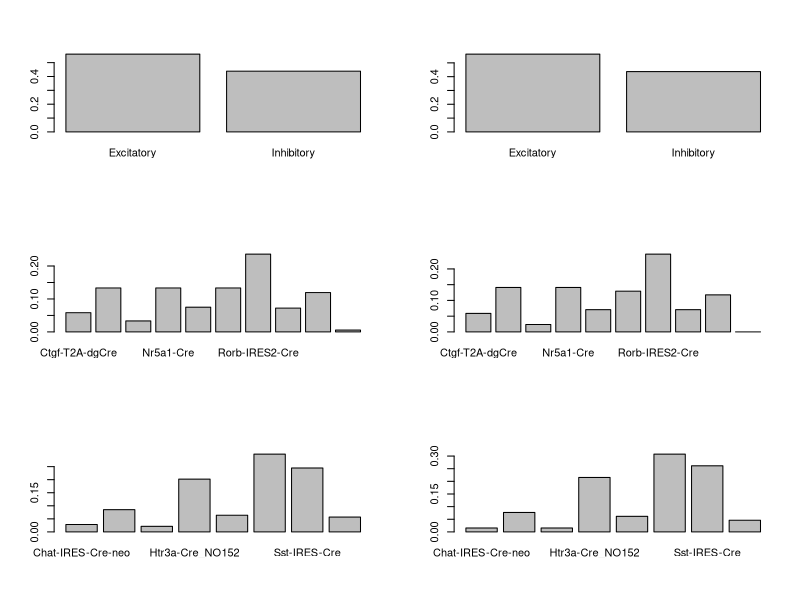
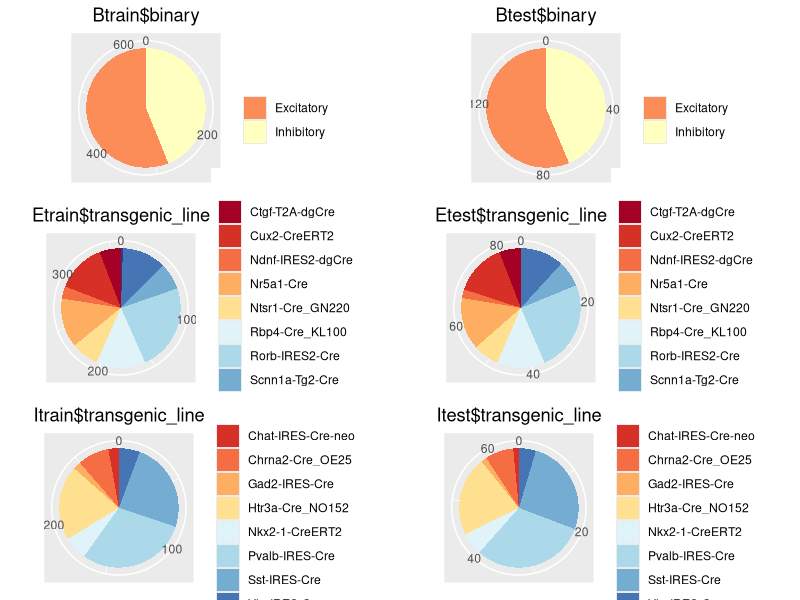

The R source for these figures, in order:
## ---- chunk 1
setwd("/media/hyunsu/data HDD/01.Data&Analysis/clustering_allen_neuron/Data_prep")
cre <- read.csv("ephys_data_cre.csv",header=T)
cre_na_omitted <- na.omit(cre)
cre_na_omitted <- cre_na_omitted[-43] # cre_reporter_status 제거
## ---- chunk 2
Bset <- cre_na_omitted[-42]   # binary raw data
Eset <- subset(cre_na_omitted[-44],cre_na_omitted$binary_neuron=="Excitatory")
Iset <- subset(cre_na_omitted[-44],cre_na_omitted$binary_neuron=="Inhibitory")
Eset$transgenic_line <- factor(Eset$transgenic_line)  # Transgenic(Excitatory) raw data
Iset$transgenic_line <- factor(Iset$transgenic_line)  # Transgenic(Inhibitory) raw data
## ---- chunk 3
# install.packages("caret", repos = "http://cran.r-project.org", dependencies = c("Depends", "Imports", "Suggests"))
library(caret)
BindexTrain <- createDataPartition(Bset$binary_neuron, p = .8, list = F)
Btrain <- Bset[ BindexTrain, ]
Btest  <- Bset[-BindexTrain, ]

EindexTrain <- createDataPartition(Eset$transgenic_line, p = .8, list = F)
Etrain <- Eset[ EindexTrain, ]
Etest  <- Eset[-EindexTrain, ]

IindexTrain <- createDataPartition(Iset$transgenic_line, p = .8, list = F)
Itrain <- Iset[ IindexTrain, ]
Itest  <- Iset[-IindexTrain, ]
## ---- chunk 4
par(mfrow = c(3, 2))
barplot(prop.table(table(Btrain$binary))) 
barplot(prop.table(table(Btest$binary))) 
barplot(prop.table(table(Etrain$transgenic_line))) 
barplot(prop.table(table(Etest$transgenic_line))) 
barplot(prop.table(table(Itrain$transgenic_line))) 
barplot(prop.table(table(Itest$transgenic_line))) 
## ---- chunk 5
require(ggplot2)
Btrain_df <- as.data.frame(table(Btrain$binary))
 # theme_set(theme_classic())

DrawPieChart <- function(data_class){
  df <- as.data.frame(table(data_class))
  data_title <- deparse(substitute(data_class))
  return(ggplot(df, aes(x = "", y = Freq, 
                        fill = factor(data_class))) +
           geom_bar(width = 1, stat = "identity") +
           theme(axis.line = element_blank(), 
                 plot.title = element_text(hjust=0.5),
                # axis.text.x=element_blank(), 
                 axis.ticks = element_blank()) +
           labs(fill="", x=NULL, y=NULL, title= data_title) +
           coord_polar(theta = "y", start = 0) +
           scale_fill_brewer(palette = "RdYlBu"))
}

Btra_pie <- DrawPieChart(Btrain$binary)
Btes_pie <- DrawPieChart(Btest$binary)
Etra_pie <- DrawPieChart(Etrain$transgenic_line)
Etes_pie <- DrawPieChart(Etest$transgenic_line)
Itra_pie <- DrawPieChart(Itrain$transgenic_line)
Ites_pie <- DrawPieChart(Itest$transgenic_line)

require(grid)
require(gridExtra)
require(Cairo)

pie <- grid.arrange(Btra_pie,Btes_pie,Etra_pie,Etes_pie,Itra_pie,Ites_pie,
                    ncol=2)
ggsave("piechart.tiff", plot = pie, units = "in", width = 8, height = 12, dpi =300)
